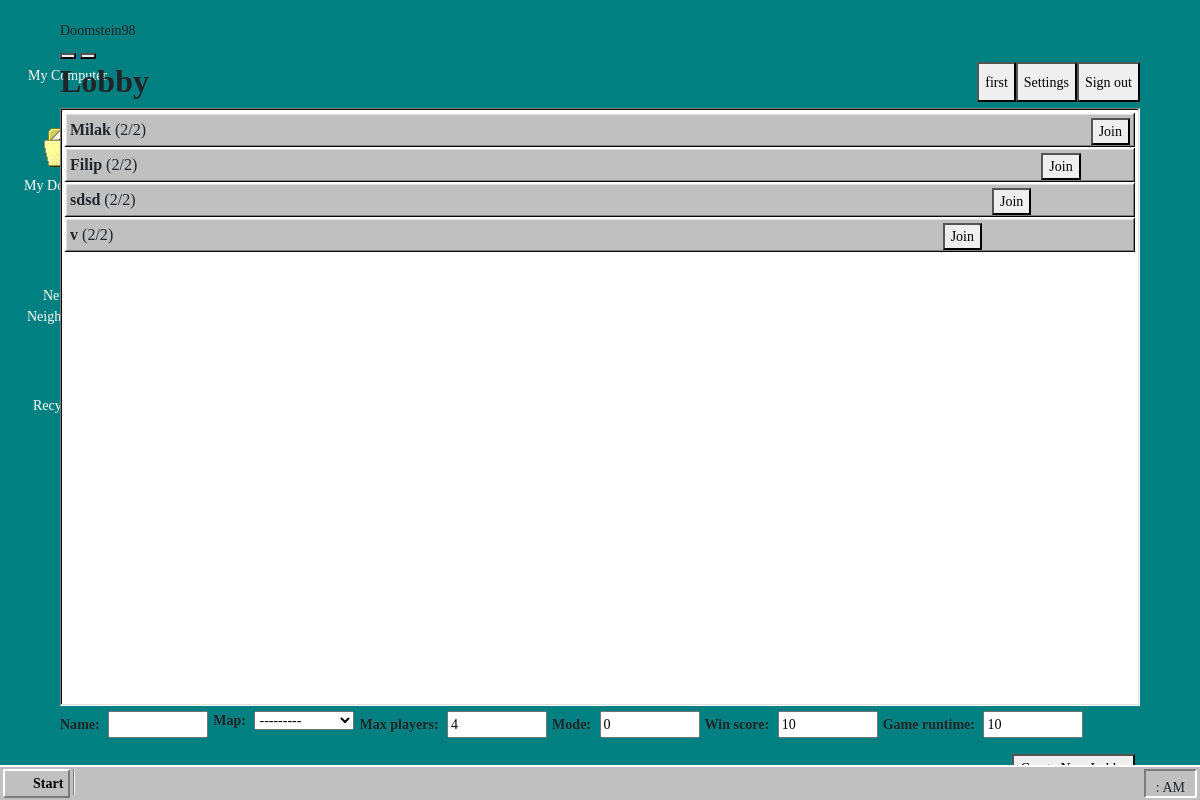
/menu/ (signed in), run on the app's committed database.
### Login/models.py (models this page shows, shortened)
class User(AbstractBaseUser, PermissionsMixin):
    email = models.EmailField(_('email'), max_length=100, unique=True)
    user_name = models.CharField(max_length=100, unique=True)
    creation_date = models.DateTimeField(default=timezone.now)
    is_staff = models.BooleanField(default=False)
    is_active = models.BooleanField(default=False)
    objects = AccountManager()
    USERNAME_FIELD = 'email'
    REQUIRED_FIELDS = ['user_name']

### lobby/models.py (models this page shows, shortened)
class Lobby(models.Model):
    name            = models.SlugField                  (   max_length=50,
                                                            unique=True,
                                                            error_messages={"invalid":"No Spaces allowed"})
    map             = models.ForeignKey                 (Map, on_delete=models.CASCADE)
    mode            = models.PositiveSmallIntegerField  (default=0, validators=[validator.MaxValueValidator(1,"Since there are only two gamemodes")])
    max_players     = models.PositiveSmallIntegerField  (default=4, validators=[validator.MinValueValidator(2,"To play reasonably, you should play at least with two player"), validator.MaxValueValidator(MAX_PLAYERS, "The Server can not handle more players")])
    current_players = models.ManyToManyField            (User)
    game_runtime    = models.PositiveSmallIntegerField  (default=10,validators=[validator.MinValueValidator(2), validator.MaxValueValidator(60)])
    win_score       = models.PositiveSmallIntegerField  (default=10,validators=[validator.MinValueValidator(1), validator.MaxValueValidator(100)])

### Mainmenu/views.py (the view)
# urls.py: path('menu/', views.menu, name="menu"),
@login_required(login_url='/accounts/login/')
def menu(request):
    lobbies = Lobby.objects.all()
    context = {'lobbies': lobbies}
    if request.method == "POST":
        form = LobbyForm(request.POST)
        if form.is_valid():
            user = form.save()
            messages.add_message(request, messages.SUCCESS,
                                 'Lobby created.')
            return redirect(reverse("menu"))
        else:
            context['lobby_form'] = form
            messages.add_message(request, messages.ERROR,
                                 'Lobby was not created.')
    else:
        form = LobbyForm(request)
        context['lobby_form'] = form
    return render(request, "menu.html",
                  {'form': LobbyForm, 'lobbies': Lobby.objects.all()})

### lobby/models.py (called while the page is built)
    def __str__(self) -> str:
        return self.name

### Mainmenu/templates/menu.html (shortened to what this page needs)
{% extends 'base.html' %}
{% block content %}
{% load static %}
<link rel="stylesheet" type="text/css" href="{% static 'menu/css/menu.css' %}">
    <h2 class="h2 lobby"><b>Lobby</b></h2>
    <a href="{% url 'logout' %}">
        <button class="button user">
        Sign out
        </button>
    </a>
    <a href="{% url 'settings' %}">
    <button class="button user">
        Settings
    </button>
    </a>
    <a href="{% url 'changepassword' %}">
    <button class="button user">
        {{ user.user_name }}
    </button>
    </a>
    <div class="div lobbybox">
        {% for lobby in lobbies %}
            <div class="div lobbyline">
                <p class="p lobbytext"><b>{{ lobby.name }}</b> ({{ lobby.current_players.count }}/{{ lobby.max_players }})</p>
                <a href="{% url 'game' lobby_name=lobby.name %}">
                    <button class="button lobby">
                        Join
                    </button>
                </a>
            </div>
        {% endfor %}
    </div>
    <form method="post">
        {% for field in form %}
            <div class="field-row-stacked register">
            {% if field.html_name == "name" %}
                <label class="label"><strong>{{ field.label_tag }}</strong></label>
            {% else %}
                <label><strong>{{ field.label_tag }}</strong></label>
            {% endif %}
            {{ field }}
            </div>
        {% endfor %}
        {% if messages %}
        {% for message in messages %}
                <span class="error">{{ message }}</span>
        {% endfor %}
        {% else %}
        <br>
        {% endif %}
        <section class="field-row">
            <button class="button createlobby">
            </button>
        </section>
    </form>
{% endblock %}

### static/base/css/win98.css (style rules this page uses)
* { box-sizing: border-box; }
body { cursor: url('../assets/3dwarro.cur'), auto; font-family: "MS Sans Serif"; letter-spacing: 0.001em; font-size: 14px; font-smooth: none; }
strong { font-weight: bold; }

### static/menu/css/menu.css (style rules this page uses)
button { width: fit-content; }
button.user { width: fit-content; float: right; height: 40px; }
button.lobby { margin-top: 5px; margin-bottom: 5px; margin-left: 5px; margin-right: 5px; float: right; width: fit-content; height: fit-content; }
h2.lobby { float: left; }
button.createlobby { margin-top: 1%; margin-bottom: 1%; margin-left: 5px; margin-right: 5px; float: right; width: fit-content; height: 4%; }
div.lobbybox { display: block; background: #ffffff; box-shadow: inset -1px -1px #ffffff, inset 1px 1px #808080, inset -2px -2px #dfdfdf, inset 2px 2px #0a0a0a; padding: 5px 5px; overflow-y: scroll; margin: 0; width: 100%; height: 83%; }
div.lobbyline { background: #c0c0c0; box-shadow: inset -1px -1px #0a0a0a, inset 1px 1px #ffffff, inset -2px -2px #808080, inset 2px 2px #dfdfdf; height: fit-content; margin-bottom: 1px; }
p.lobbytext { display: inline-block; margin-top: 5px; margin-bottom: 5px; margin-left: 5px; font-size: medium; }
.formfield { width: 100px; margin: 5px; }
.label { margin-top: 5px; }
.field-row-stacked.register { float: left; }

### data on the page
User: user_name "first"
Lobby: name "Milak", current_players.count "2", max_players "2"
Lobby: name "Filip", current_players.count "2", max_players "2"
Lobby: name "sdsd", current_players.count "2", max_players "2"
Lobby: name "v", current_players.count "2", max_players "2"

### other printed values
{{ field.label_tag }} "Name:"
{{ field.label_tag }} "Map:" "Max players:" "Mode:" "Win score:" "Game runtime:"
